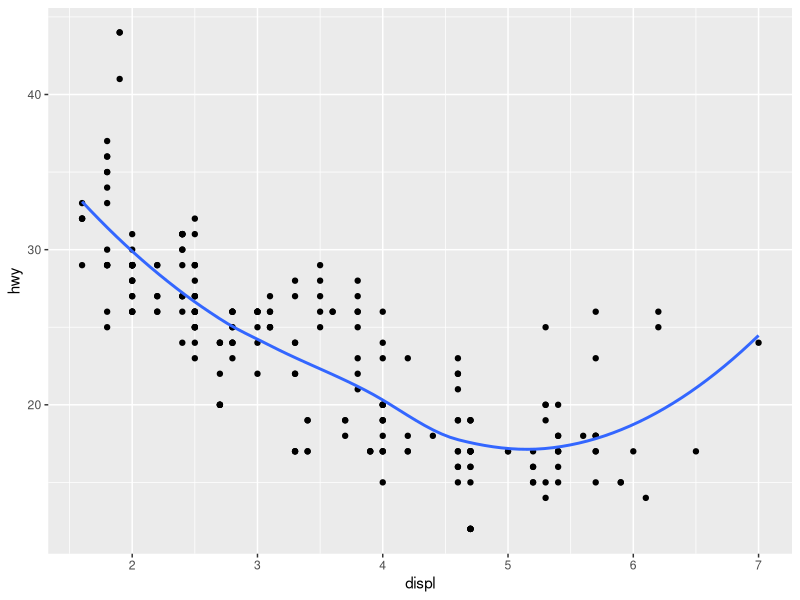
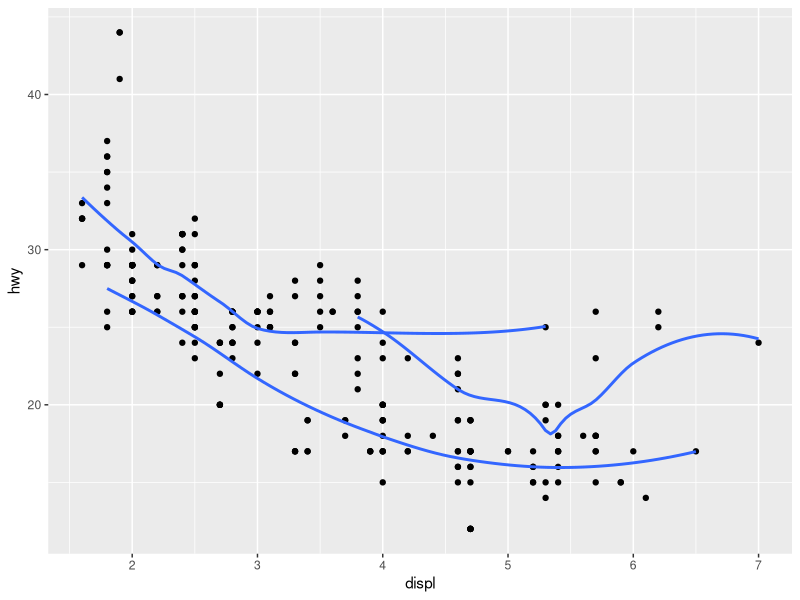
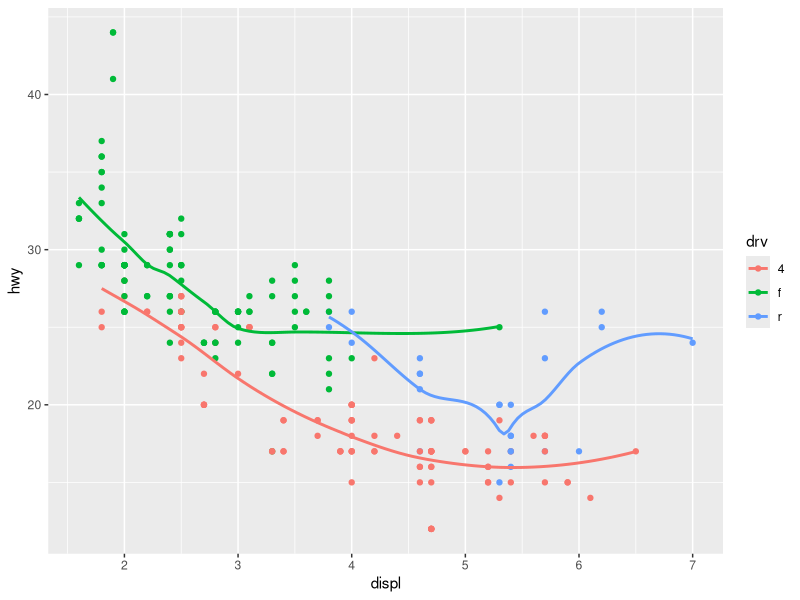
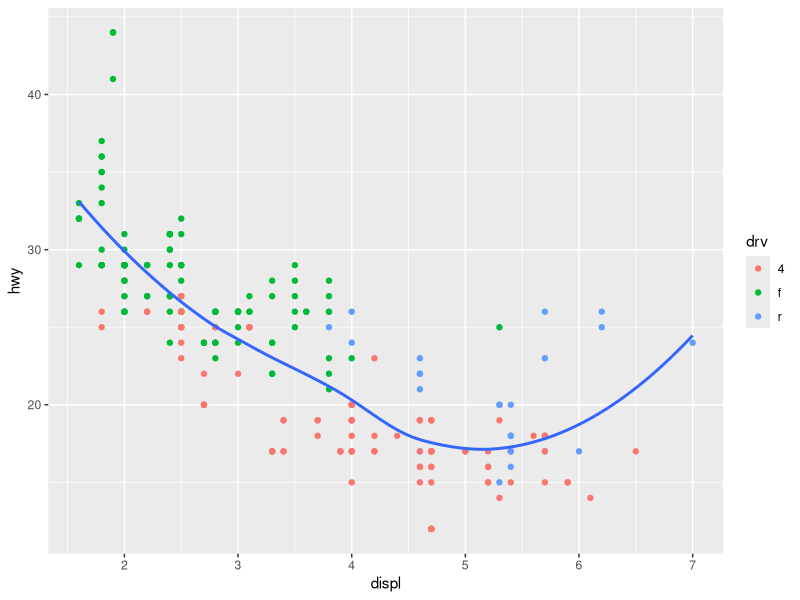

Here is the R script that generated these plots, in order:
library(ggplot2)

# Program 1
p1 <- ggplot(mpg, aes(x = displ, y = hwy)) +
  geom_point() +
  geom_smooth(se = FALSE)

print(p1)

# Program 2
p2 <- ggplot(mpg, aes(x = displ, y = hwy)) +
  geom_point() +
  geom_smooth(aes(group = drv), se = FALSE)

print(p2)

# Program 3
p3 <- ggplot(mpg, aes(x = displ, y = hwy, color = drv)) +
  geom_point() +
  geom_smooth(se = FALSE)

print(p3)

# Program 4
p4 <- ggplot(mpg, aes(x = displ, y = hwy)) +
  geom_point(aes(color = drv)) +
  geom_smooth(se = FALSE)

print(p4)
